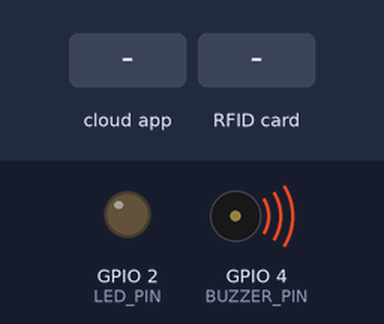
The sketch below on a simulated ESP32. Parts: output pins drawn as LEDs (lit = HIGH), buzzer (waves = sounding). The test bench sets the inputs (shaded band). WiFi joins after 1.5 s; servers stay silent unless stated; the Firebase database answers and starts empty; what the sketch prints to the serial monitor is not drawn.

Above: at 1.9 s.
At 3.3 s:
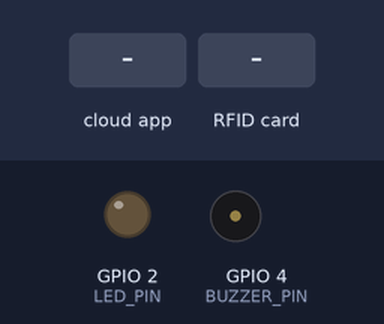
3.4 s: the phone or cloud app sets status to success
At 3.83 s:
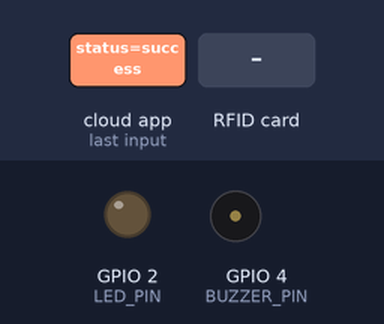
12.8 s: RFID card 12 34 56 78 held to the reader
15.3 s: RFID card 5E 7A 19 C4 held to the reader
Timing chart, 0 to 18.7 s (numbered marks = the images above; inputs shaded):
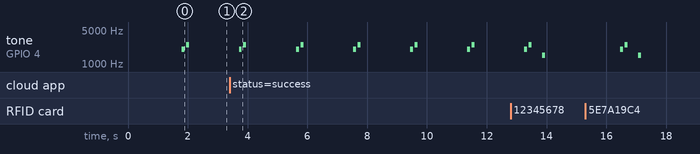

The sketch:

rfid_reader.ino
```cpp
/*
 * ============================================
 *  KantinKu - ESP32 NFC/RFID + Firebase
 *  Sistem Pembayaran Kantin Digital
 * ============================================
 *
 * Wiring ESP32 -> RC522:
 *   3.3V    -> 3.3V
 *   GND     -> GND
 *   GPIO 5  -> SDA (SS)
 *   GPIO 18 -> SCK
 *   GPIO 23 -> MOSI
 *   GPIO 19 -> MISO
 *   GPIO 21 -> RST
 *
 * Buzzer -> GPIO 4
 *
 * Library:
 *   1. MFRC522 (miguelbalboa)
 *   2. Firebase ESP32 Client (mobizt)
 */

#include <WiFi.h>
#include <SPI.h>
#include <MFRC522.h>
#include <Firebase_ESP_Client.h>
#include "addons/TokenHelper.h"
#include "addons/RTDBHelper.h"

// ===== WiFi =====
const char* WIFI_SSID     = "Dimas123";
const char* WIFI_PASSWORD = "12345678";

// ===== Firebase Database URL (Hapus https:// jika masih error) =====
#define FIREBASE_DB_URL "device-streaming-76c51e32-default-rtdb.asia-southeast1.firebasedatabase.app"

const char* DEVICE_ID = "ESP32-KANTIN-01";

// ===== Pin =====
#define SS_PIN     5
#define RST_PIN    21
#define BUZZER_PIN 4
#define LED_PIN    2

// ===== Objects =====
MFRC522 rfid(SS_PIN, RST_PIN);
FirebaseData fbdo;
FirebaseAuth auth;
FirebaseConfig config;

unsigned long lastHeartbeat = 0;
unsigned long lastCheck = 0;

void setup() {
    Serial.begin(115200);
    Serial.println("\n=== KantinKu NFC/RFID + Firebase ===\n");

    pinMode(BUZZER_PIN, OUTPUT);
    pinMode(LED_PIN, OUTPUT);

    SPI.begin(18, 19, 23, 5);  // SCK, MISO, MOSI, SS - eksplisit untuk ESP32
    rfid.PCD_Init();
    delay(100);

    // Cek apakah RC522 terbaca
    byte v = rfid.PCD_ReadRegister(rfid.VersionReg);
    Serial.print("[RC522] Firmware: 0x");
    Serial.println(v, HEX);
    if (v == 0x00 || v == 0xFF) {
        Serial.println("[RC522] ERROR: Tidak terdeteksi! Cek wiring!");
    } else {
        Serial.println("[RC522] Ready - Siap scan");
    }

    // WiFi
    WiFi.begin(WIFI_SSID, WIFI_PASSWORD);
    Serial.print("[WiFi] Connecting");
    while (WiFi.status() != WL_CONNECTED) {
        delay(500);
        Serial.print(".");
    }
    Serial.println("\n[WiFi] IP: " + WiFi.localIP().toString());

    // Firebase - tanpa API Key, tanpa Auth
    config.database_url = FIREBASE_DB_URL;
    config.signer.test_mode = true;  // Mode test, tanpa API key
    config.token_status_callback = tokenStatusCallback;

    Firebase.begin(&config, &auth);
    Firebase.reconnectNetwork(true);

    Serial.println("[Firebase] Connected!");
    Firebase.RTDB.setString(&fbdo, "/devices/" + String(DEVICE_ID) + "/status", "online");
    buzzSuccess();

    Serial.println("\n[READY] Tap kartu atau tag NFC...\n");
}

void loop() {
    // Heartbeat 30s
    if (millis() - lastHeartbeat > 30000) {
        Firebase.RTDB.setString(&fbdo, "/devices/" + String(DEVICE_ID) + "/status", "online");
        Firebase.RTDB.setInt(&fbdo, "/devices/" + String(DEVICE_ID) + "/rssi", WiFi.RSSI());
        lastHeartbeat = millis();
        Serial.println("[HEARTBEAT] OK");
    }

    // Cek response tiap 1s
    if (millis() - lastCheck > 1000) {
        checkResponse();
        lastCheck = millis();
    }

    // Baca kartu RC522
    if (!rfid.PICC_IsNewCardPresent() || !rfid.PICC_ReadCardSerial()) return;

    String uid = "";
    for (byte i = 0; i < rfid.uid.size; i++) {
        if (rfid.uid.uidByte[i] < 0x10) uid += "0";
        uid += String(rfid.uid.uidByte[i], HEX);
    }
    uid.toUpperCase();
    Serial.println("[SCAN] UID: " + uid);

    // Kirim ke Firebase
    FirebaseJson json;
    json.set("rfid_uid", uid);
    json.set("device_id", DEVICE_ID);
    json.set("status", "pending");

    if (Firebase.RTDB.setJSON(&fbdo, "/scans/latest", &json)) {
        Serial.println("[OK] Scan terkirim");
        tone(BUZZER_PIN, 1500, 100);
        delay(150);
        noTone(BUZZER_PIN);
    } else {
        Serial.println("[ERROR] " + fbdo.errorReason());
        buzzError();
    }

    rfid.PICC_HaltA();
    rfid.PCD_StopCrypto1();
    delay(2000);
}

void checkResponse() {
    if (Firebase.RTDB.getString(&fbdo, "/responses/" + String(DEVICE_ID) + "/status")) {
        String status = fbdo.stringData();
        if (status.length() > 0) {
            String name = "";
            String bal = "0";

            if (Firebase.RTDB.getString(&fbdo, "/responses/" + String(DEVICE_ID) + "/user_name")) {
                name = fbdo.stringData();
            }
            if (Firebase.RTDB.getString(&fbdo, "/responses/" + String(DEVICE_ID) + "/balance")) {
                bal = fbdo.stringData();
            }

            Serial.println("User: " + name + " | Saldo: Rp " + bal + " | Status: " + status);

            if (status == "success") buzzSuccess();
            else buzzError();

            Firebase.RTDB.deleteNode(&fbdo, "/responses/" + String(DEVICE_ID));
        }
    }
}

void buzzSuccess() {
    tone(BUZZER_PIN, 2000, 100); delay(150);
    tone(BUZZER_PIN, 2500, 100); delay(150);
    noTone(BUZZER_PIN);
}

void buzzError() {
    tone(BUZZER_PIN, 400, 300); delay(350);
    tone(BUZZER_PIN, 300, 300); delay(350);
    noTone(BUZZER_PIN);
}
```

Measured:
- after the input at 3.4 s, tone on GPIO 4 (BUZZER_PIN): silent → 2000 Hz after 0.31 s, then repeats every 1.9 s: silent 0.05 s, 2500 Hz 0.10 s, silent 1.7 s, 2000 Hz 0.10 s
